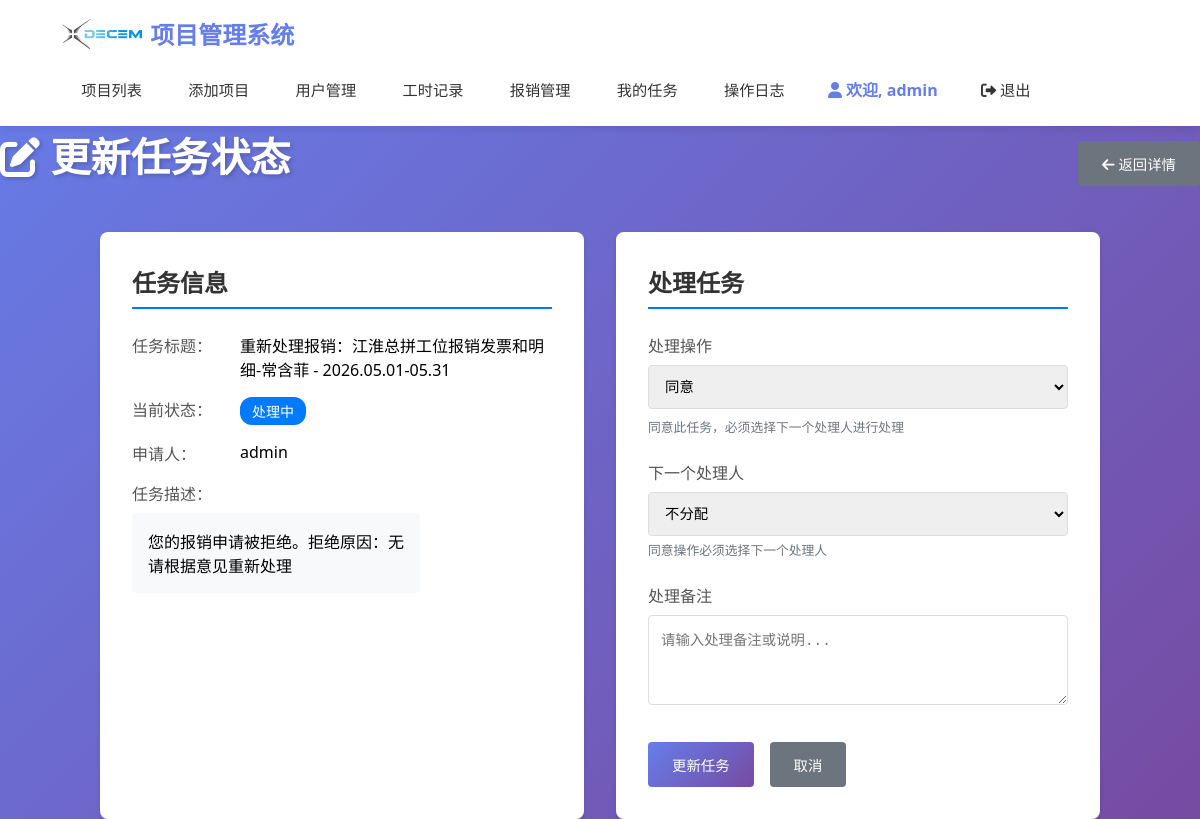
The app's page /task/133/update (signed in) with its own data.
### models.py (models this page shows, shortened)
class User(UserMixin, db.Model):
    __tablename__ = "users"
    id = db.Column(db.Integer, primary_key=True, autoincrement=True)
    username = db.Column(db.String(80), unique=True, nullable=False)
    password_hash = db.Column(db.String(120), nullable=False)
    role = db.Column(db.String(20), nullable=False)  # 'admin', 'finance', 'developer', 'project_manager'
    created_at = db.Column(db.DateTime, default=datetime.now)
    default_hourly_rate = db.Column(db.Numeric(10, 2), nullable=True)  # 默认工时费用
    ROLE_ADMIN = 'admin'
    ROLE_FINANCE = 'finance'
    ROLE_DEVELOPER = 'developer'
    ROLE_PROJECT_MANAGER = 'project_manager'
    def is_admin(self):
        return self.role == self.ROLE_ADMIN
    def has_full_access(self):
        return self.role in [self.ROLE_ADMIN, self.ROLE_FINANCE]

class Task(db.Model):
    __tablename__ = "tasks"
    id = db.Column(db.Integer, primary_key=True, autoincrement=True)
    title = db.Column(db.String(200), nullable=False)  # 任务标题
    description = db.Column(db.Text, nullable=True)  # 任务描述
    task_type = db.Column(db.String(50), nullable=False)  # 任务类型：expense_process（报销处理）等
    assigned_to = db.Column(db.Integer, db.ForeignKey('users.id'), nullable=False)  # 审批人
    assigned_by = db.Column(db.Integer, db.ForeignKey('users.id'), nullable=False)  # 谁分配的
    expense_id = db.Column(db.Integer, db.ForeignKey('expenses.id'), nullable=True)  # 关联的报销ID
    status = db.Column(db.String(20), nullable=False, default='处理中')  # 处理中、已完成
    priority = db.Column(db.String(20), nullable=False, default='普通')  # 紧急、高、普通、低
    created_at = db.Column(db.DateTime, default=datetime.now)
    due_date = db.Column(db.DateTime, nullable=True)  # 截止日期
    completed_at = db.Column(db.DateTime, nullable=True)  # 完成时间
    STATUS_CHOICES = [
        ('处理中', '处理中'),
        ('等待退款', '等待退款'),
        ('退款完成', '退款完成'),
        ('已完成', '已完成')
    ]
    PRIORITY_CHOICES = [
        ('紧急', '紧急'),
        ('高', '高'),
        ('普通', '普通'),
        ('低', '低')
    ]
    assigned_user = db.relationship('User', foreign_keys=[assigned_to], backref=db.backref('assigned_tasks', lazy=True))
    assigner = db.relationship('User', foreign_keys=[assigned_by], backref=db.backref('created_tasks', lazy=True))
    expense = db.relationship('Expense', backref=db.backref('tasks', lazy=True, cascade='all, delete-orphan'))
    def get_status_color(self):
        status_colors = {
            '处理中': '#007bff',     # 蓝色
            '等待退款': '#fd7e14',   # 橙色
            '退款完成': '#28a745',   # 绿色
            '已完成': '#28a745'      # 绿色
        }
        return status_colors.get(self.status, '#6c757d')

### app.py (the view, shortened to what this page needs)
@app.route("/task/<int:task_id>/update", methods=["GET", "POST"])
@login_required
def task_update(task_id):
    task = Task.query.get_or_404(task_id)
    can_update = False
    if current_user.is_admin() or current_user.is_finance():
        can_update = True
    elif task.assigned_to == current_user.id:
        can_update = True
    elif current_user.is_project_manager() and task.task_type == 'expense_process' and task.expense_id:
        expense = db.session.get(Expense, task.expense_id)
        if expense and expense.project_id and current_user.can_view_project(expense.project_id):
            can_update = True
    if not can_update:
        flash("您没有权限更新此任务")
        return redirect(url_for("task_list"))
    form = TaskUpdateForm()
    all_users = User.query.filter(User.id != current_user.id).all()
    form.assign_to.choices = [('', '不分配')] + [(u.id, f"{u.username} ({u.role})") for u in all_users]
    form.approval_action.data = 'agree'
    return render_template("task_update.html", form=form, task=task)

### forms.py
class TaskUpdateForm(FlaskForm):
    approval_action = SelectField("处理操作", choices=[
        ('agree', '同意'),
        ('waiting_refund', '等待退款'),
        ('refund_complete', '退款完成'),
        ('complete', '已完成'),
        ('reject', '拒绝')
    ], validators=[DataRequired()])
    assign_to = SelectField("下一个处理人", coerce=lambda x: int(x) if x and x != '' else None, validators=[Optional()])
    task_comment = TextAreaField("处理备注")
    submit = SubmitField("更新任务")

### app.py (called while the page is built)
@login_manager.user_loader
def load_user(user_id):
    return db.session.get(User, int(user_id))

@app.before_request
def check_session_timeout():
    if current_user.is_authenticated:
        session.permanent = True
        last_activity = session.get('last_activity')
        now = datetime.now()
        if last_activity:
            last_activity_time = datetime.fromisoformat(last_activity)
            if now - last_activity_time > timedelta(seconds=600):
                username = current_user.username
                logout_user()
                session.clear()
                flash('由于长时间未操作，您已被自动退出，请重新登录', 'warning')
                return redirect(url_for('login'))
        if not request.path.startswith('/static/'):
            session['last_activity'] = now.isoformat()

### templates/task_update.html (shortened to what this page needs)
{% extends "base.html" %}
{% block content %}
<div class="page-header">
    <h1><i class="fas fa-edit"></i> 更新任务状态</h1>
    <a href="{{ url_for('task_detail', task_id=task.id) }}" class="btn btn-secondary">
        <i class="fas fa-arrow-left"></i> 返回详情
    </a>
</div>
<div class="form-container">
    <div class="task-summary">
        <h2>任务信息</h2>
        <div class="summary-content">
            <div class="summary-item">
                <label>任务标题：</label>
                <span>{{ task.title }}</span>
            </div>
            <div class="summary-item">
                <label>当前状态：</label>
                <span class="status-badge" style="background-color: {{ task.get_status_color() }};">
                    {{ task.status }}
                </span>
            </div>
            <div class="summary-item">
                <label>申请人：</label>
                <span>{{ task.assigner.username }}</span>
            </div>
            {% if task.description %}
            <div class="summary-item full-width">
                <label>任务描述：</label>
                <div class="description">{{ task.description }}</div>
            </div>
            {% endif %}
        </div>
    </div>
    <div class="update-form">
        <h2>处理任务</h2>
        <form method="POST">
            <div class="form-group">
                {{ form.approval_action.label(class="form-label") }}
                {{ form.approval_action(class="form-control", id="approval_action") }}
                <small class="form-text" id="action_hint" style="display: block; margin-top: 0.5rem;">选择处理操作</small>
            </div>
            <div class="form-group" id="assign_group">
                {{ form.assign_to.label(class="form-label", id="assign_label") }}
                {{ form.assign_to(class="form-control") }}
                <small class="form-text" id="assign_hint">必须选择下一个处理人</small>
            </div>
            <div class="form-group">
                {{ form.task_comment.label(class="form-label") }}
                {{ form.task_comment(class="form-control", rows="4", placeholder="请输入处理备注或说明...") }}
            </div>
            <div class="form-actions">
                {{ form.submit(class="btn btn-primary") }}
                <a href="{{ url_for('task_detail', task_id=task.id) }}" class="btn btn-secondary">取消</a>
            </div>
        </form>
    </div>
</div>
{% endblock %}

### templates/base.html (shortened to what this page needs)
<!DOCTYPE html>
<html lang="zh-CN">
<head>
    <link rel="stylesheet" href="{{ url_for('static', filename='style.css') }}">
    <link rel="stylesheet" href="https://cdnjs.cloudflare.com/ajax/libs/font-awesome/6.0.0/css/all.min.css">
</head>
<body>
        <header class="header">
            <div class="header-content">
                <a href="{{ url_for('index') }}" class="logo">
                    <img src="{{ url_for('static', filename='DEME.png') }}" alt="十致项目管理系统" style="height: 30px;"> 项目管理系统
                </a>
                <nav class="nav">
                    {% if current_user.is_authenticated %}
                        {% if current_user.has_full_access() %}
                            <a href="{{ url_for('index') }}">项目列表</a>
                            <a href="{{ url_for('create_project') }}">添加项目</a>
                            <a href="{{ url_for('user_list') }}">用户管理</a>
                            <a href="{{ url_for('worklog_list') }}">工时记录</a>
                            <a href="{{ url_for('expense_list') }}">报销管理</a>
                            <a href="{{ url_for('task_list') }}">我的任务</a>
                            <a href="{{ url_for('operation_logs') }}" class="nav-link">操作日志</a>
                        {% elif current_user.is_project_manager() %}
                            <a href="{{ url_for('index') }}">我的项目</a>
                            <a href="{{ url_for('worklog_list') }}">工时记录</a>
                            <a href="{{ url_for('expense_list') }}">报销记录</a>
                            <a href="{{ url_for('task_list') }}">我的任务</a>
                        {% endif %}
                        <span><i class="fas fa-user"></i> 欢迎, {{ current_user.username }}</span>
                        <a href="{{ url_for('logout') }}"><i class="fas fa-sign-out-alt"></i> 退出</a>
                    {% endif %}
                </nav>
            </div>
        </header>
    <div class="cibtauber">
        <main class="main-content">
            {% block content %}{% endblock %}
        </main>
    </div>
</body>
</html>

### static/style.css (style rules this page uses)
* { margin: 0; padding: 0; box-sizing: border-box; }
body { font-family: 'Segoe UI', Tahoma, Geneva, Verdana, sans-serif; background: linear-gradient(135deg, #667eea 0%, #764ba2 100%); min-height: 100vh; }
.btn { padding: 0.75rem 1.5rem; border-radius: 8px; border: none; cursor: pointer; font-size: 1rem; font-weight: 500; text-decoration: none; display: inline-block; transition: all 0.3s ease; text-align: center; }
.btn-primary { background: linear-gradient(135deg, #667eea 0%, #764ba2 100%); color: white; }
.btn-secondary { background: #6c757d; color: white; }
.form-group { margin-bottom: 1.5rem; }
.form-label { display: block; margin-bottom: 0.5rem; color: #333; font-weight: 600; }
.form-control { width: 100%; padding: 0.75rem; border: 2px solid #e1e5e9; border-radius: 8px; font-size: 1rem; transition: border-color 0.3s; }
.page-header { margin-bottom: 2rem; width: 100%; }
.page-header h1 { color: white; font-size: 2.5rem; margin-bottom: 1rem; text-shadow: 2px 2px 4px rgba(0,0,0,0.2); }

### templates/base.html (style rules this page uses)
.header { background: white; box-shadow: 0 2px 10px rgba(0,0,0,0.1); position: sticky; top: 0; z-index: 1000; width: 100%; }
.header-content { max-width: 95%; margin: 0 auto; padding: 1rem 2rem; display: flex; justify-content: space-between; align-items: center; flex-wrap: wrap; gap: 1rem; }
.logo { font-size: 1.5rem; font-weight: bold; color: #667eea; text-decoration: none; display: flex; align-items: center; gap: 0.5rem; transition: color 0.3s ease; }
.nav { display: flex; gap: 0.5rem; align-items: center; flex-wrap: wrap; }
.nav a { color: #333; text-decoration: none; padding: 0.6rem 1.2rem; border-radius: 6px; transition: all 0.3s ease; font-weight: 500; white-space: nowrap; font-size: 0.95rem; }
.nav span { color: #667eea; font-weight: 600; padding: 0.6rem 1rem; white-space: nowrap; }

### templates/task_update.html (style rules this page uses)
.page-header { display: flex; justify-content: space-between; align-items: center; margin-bottom: 2rem; }
.form-container { max-width: 1000px; margin: 0 auto; display: grid; grid-template-columns: 1fr 1fr; gap: 2rem; }
.task-summary, .update-form { background: white; padding: 2rem; border-radius: 8px; box-shadow: 0 2px 4px rgba(0,0,0,0.1); }
.task-summary h2, .update-form h2 { margin-bottom: 1.5rem; color: #333; border-bottom: 2px solid #007bff; padding-bottom: 0.5rem; }
.summary-content { display: flex; flex-direction: column; gap: 1rem; }
.summary-item { display: flex; align-items: flex-start; }
.summary-item label { font-weight: 500; color: #555; min-width: 100px; margin-right: 0.5rem; }
.summary-item.full-width { flex-direction: column; }
.summary-item.full-width label { margin-bottom: 0.5rem; }
.description { background: #f8f9fa; padding: 1rem; border-radius: 4px; white-space: pre-wrap; }
.status-badge { color: white; padding: 0.25rem 0.75rem; border-radius: 12px; font-size: 0.875rem; font-weight: 500; }
.form-group { margin-bottom: 1.5rem; }
.form-label { display: block; margin-bottom: 0.5rem; font-weight: 500; color: #555; }
.form-control { width: 100%; padding: 0.75rem; border: 1px solid #ddd; border-radius: 4px; font-size: 0.9rem; transition: border-color 0.3s; }
.form-text { display: block; margin-top: 0.25rem; font-size: 0.8rem; color: #6c757d; }
.form-actions { margin-top: 2rem; display: flex; gap: 1rem; }
.btn { padding: 0.75rem 1.5rem; border: none; border-radius: 4px; cursor: pointer; font-size: 0.9rem; text-decoration: none; display: inline-block; text-align: center; font-weight: 500; }
.btn-primary { background-color: #007bff; color: white; }
.btn-secondary { background-color: #6c757d; color: white; }

### records on screen
User: username "admin", assigner.username "admin"
Task: title "重新处理报销：江淮总拼工位报销发票和明细-常含菲 - 2026.05.01-05.31", status "处理中", description "您的报销申请被拒绝。拒绝原因：无 请根据意见重新处理"
